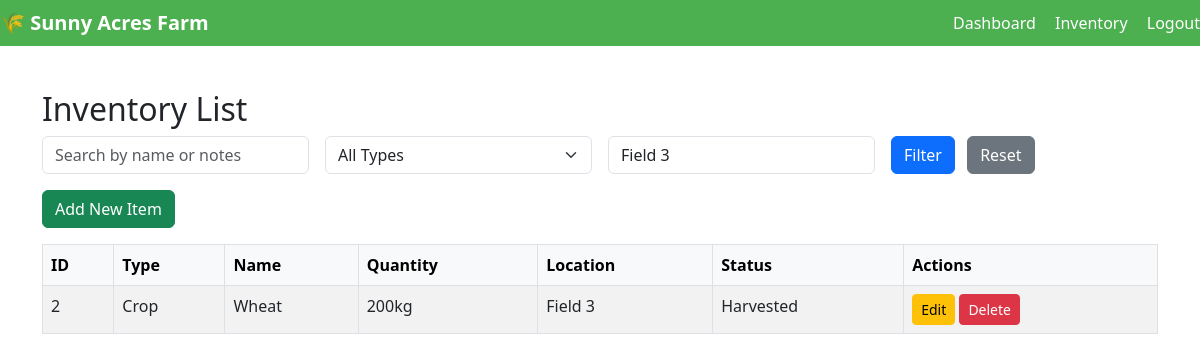
The page /pages/inventory.php?location=Field 3 (signed in) on the database its author committed.
### tables this page shows
CREATE TABLE inventory (
    id INT AUTO_INCREMENT PRIMARY KEY,
    type ENUM('Animal', 'Crop', 'Equipment') NOT NULL,
    name VARCHAR(100) NOT NULL,
    quantity VARCHAR(50) NOT NULL,
    location VARCHAR(100) DEFAULT NULL,
    health_status VARCHAR(50) DEFAULT NULL,   
    growth_stage VARCHAR(50) DEFAULT NULL,    
    notes TEXT DEFAULT NULL,
    created_at TIMESTAMP DEFAULT CURRENT_TIMESTAMP,
    updated_at TIMESTAMP DEFAULT CURRENT_TIMESTAMP ON UPDATE CURRENT_TIMESTAMP
);

### pages/inventory.php (the view, shortened to what this page needs)
<?php include '../partials/header.php'; ?>
<?php
require_once '../functions/db.php';
$locationFilter = $_GET['location'] ?? '';
$search = trim($_GET['search'] ?? '');
$sql = "SELECT * FROM inventory WHERE 1=1 ";
$params = [];
$paramTypes = "";
if ($locationFilter !== '') {
    $sql .= " AND location LIKE ? ";
    $params[] = "%" . $locationFilter . "%";
    $paramTypes .= "s";
}
$sql .= " ORDER BY id DESC";
$stmt = $conn->prepare($sql);
if ($paramTypes) {
    $stmt->bind_param($paramTypes, ...$params);
}
$stmt->execute();
$result = $stmt->get_result();
?>
<!DOCTYPE html>
<html lang="en">
<head>
    <link href="https://cdn.jsdelivr.net/npm/bootstrap@5.3.0/dist/css/bootstrap.min.css" rel="stylesheet" />
</head>
<body>
<div class="container mt-4">
    <h2>Inventory List</h2>
    <form method="GET" class="row g-3 mb-3">
        <div class="col-md-3">
            <input type="text" name="search" placeholder="Search by name or notes" class="form-control" value="<?= htmlspecialchars($search) ?>">
        </div>
        <div class="col-md-3">
            <select name="type" class="form-select">
                <option value="">All Types</option>
            </select>
        </div>
        <div class="col-md-3">
            <input type="text" name="location" placeholder="Filter by location" class="form-control" value="<?= htmlspecialchars($locationFilter) ?>">
        </div>
        <div class="col-md-3">
            <button type="submit" class="btn btn-primary">Filter</button>
            <a href="inventory.php" class="btn btn-secondary ms-2">Reset</a>
        </div>
    </form>
    <a href="add_item.php" class="btn btn-success mb-3">Add New Item</a>
    <table class="table table-bordered table-striped">
        <thead class="table-light">
        <tr>
            <th>ID</th>
            <th>Type</th>
            <th>Name</th>
            <th>Quantity</th>
            <th>Location</th>
            <th>Status</th>
            <th>Actions</th>
        </tr>
        </thead>
        <tbody>
        <?php if ($result->num_rows === 0): ?>
            <tr>
                <td colspan="7" class="text-center">No items found.</td>
            </tr>
        <?php else: ?>
            <?php while ($row = $result->fetch_assoc()): ?>
                <tr>
                    <td><?= $row['id'] ?></td>
                    <td><?= htmlspecialchars($row['type']) ?></td>
                    <td><?= htmlspecialchars($row['name']) ?></td>
                    <td><?= htmlspecialchars($row['quantity']) ?></td>
                    <td><?= htmlspecialchars($row['location']) ?></td>
                    <td>
                        <?php
                        if ($row['type'] === 'Animal') {
                            echo htmlspecialchars($row['health_status'] ?: '-');
                        } elseif ($row['type'] === 'Crop') {
                            echo htmlspecialchars($row['growth_stage'] ?: '-');
                        } else {
                            echo '-';
                        }
                        ?>
                    </td>
                    <td>
                        <a href="edit_item.php?id=<?= $row['id'] ?>" class="btn btn-sm btn-warning">Edit</a>
                        <a href="inventory.php?delete_id=<?= $row['id'] ?>"
                           onclick="return confirm('Are you sure you want to delete this item?');"
                           class="btn btn-sm btn-danger">Delete</a>
                    </td>
                </tr>
            <?php endwhile; ?>
        <?php endif; ?>
        </tbody>
    </table>
</div>
</body>
</html>

### includes/header.php (style rules this page uses)
body { font-family: Arial, sans-serif; background: #f5f8fa; margin: 0; padding: 0; }

### rows shown on the page
inventory: id "2", type "Crop", name "Wheat", quantity "200kg", location "Field 3", growth_stage "Harvested"
